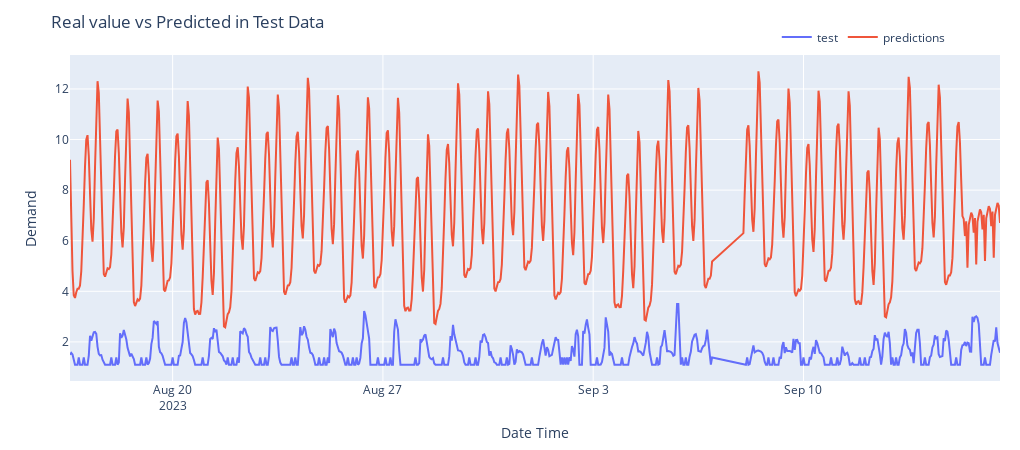

The code cell stored with this chart in its notebook:
### Code cell
plotPredictions(X_test_dates[:30*24], y_pred.values[-30*24:].flatten(), data_test["y"].values[:30*24], "predictions_Test_All")

### Figure 1 — Plotly figure (JSON) as saved in the notebook; plotly's stock layout.template omitted (floating-point values rounded to 4 significant figures; data arrays with more than 128 entries replaced by an {"elided": "..."} marker saying what was removed)
{"data": [{"mode": "lines", "name": "test", "type": "scatter", "x": {"elided": "720 str values"}, "y": {"elided": "720 float values"}}, {"mode": "lines", "name": "predictions", "type": "scatter", "x": {"elided": "720 str values"}, "y": {"elided": "720 float values"}}], "layout": {"height": 450, "legend": {"orientation": "h", "x": 0.76, "xanchor": "left", "y": 1.1, "yanchor": "top"}, "margin": {"b": 20, "l": 70, "r": 20, "t": 55}, "title": {"text": "Real value vs Predicted in Test Data"}, "width": 1020, "xaxis": {"title": {"text": "Date Time"}}, "yaxis": {"title": {"text": "Demand"}}}}
